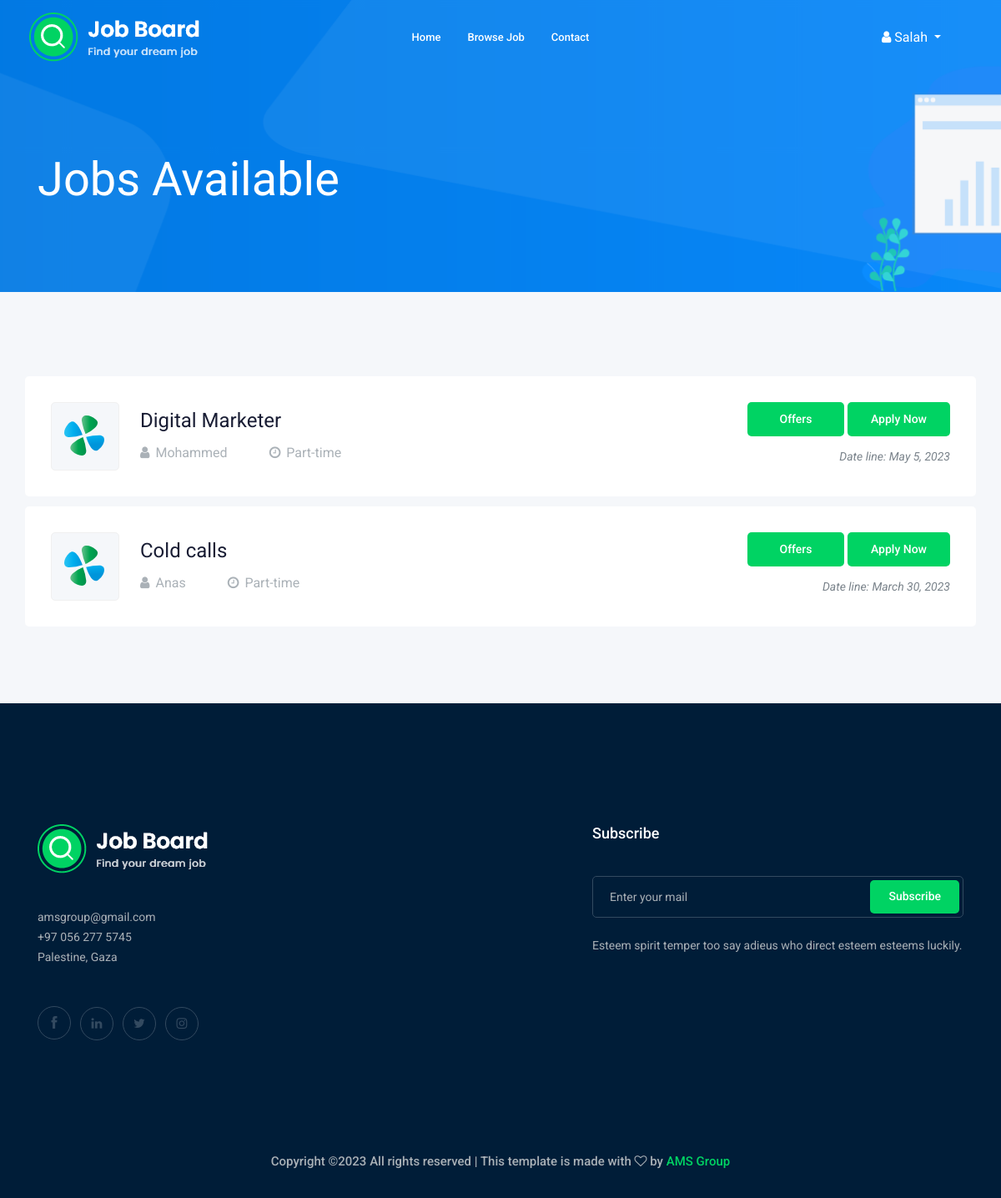
The app's page /home/Marketing/ (signed in) with its own data.
### job/models.py (models this page shows, shortened)
class job(models.Model):
    title = models.CharField(max_length=30)
    description = models.TextField(max_length=6000)
    created_at = models.DateTimeField(auto_now_add=True)
    deadline = models.DateTimeField()
    salary = models.FloatField(blank=True)
    category = models.ForeignKey(category, on_delete=models.CASCADE)
    created_by = models.ForeignKey(customer, on_delete=models.CASCADE)
    cover = models.ImageField(upload_to="img/post/", null=True)
    job_nature = models.CharField(max_length=30, null=True)

class customer(models.Model):
    user = models.OneToOneField(User, on_delete=models.CASCADE)
    card = models.IntegerField()
    country = models.CharField(max_length=100)
    image = models.ImageField(upload_to="img/customer/", null=True)
    def __str__(self):
        return str(self.user.username)

### job/views.py (the view)
# urls.py: path('home/<str:c>/', views.all_jobs, name="all_jobs"),
@login_required
def all_jobs(request,c):
    alljobs=categorys.objects.all()
    job = jobs.objects.order_by('-id')[:5]
    alljobs = jobs.objects.filter(
        category__name__contains=c)
    context = {
                "alljobs":alljobs,
                "job": job,
            }
    return render(request,"pages/a.html",context)

### templates/pages/a.html (shortened to what this page needs)
{% extends 'base.html' %}
{% load static %}
{% block header %}{% include "includes/header.html" %}{% endblock %}
{% block content %}
    <div class="bradcam_area bradcam_bg_1">
        <div class="container">
            <div class="row">
                <div class="col-xl-12">
                    <div class="bradcam_text">
                        <h3>Jobs Available</h3>
                    </div>
                </div>
            </div>
        </div>
    </div>
    <div class="job_listing_area plus_padding">
        <div class="container">
            <div class="row">
                <div class="col-lg-25">
                    <div class="job_lists m-0">
                        <div class="row">
                            {% for job in alljobs %}
                                <div class="col-lg-12 col-md-12">
                                    <div class="single_jobs white-bg d-flex justify-content-between">
                                        <div class="jobs_left d-flex align-items-center">
                                            <div class="thumb">
                                                <img src="{% static 'img/1.svg' %}" alt="">
                                            </div>
                                            <div class="jobs_conetent">
                                                <h4>{{job.title}}</h4>
                                                <div class="links_locat d-flex align-items-center">
                                                    <div class="location">
                                                        <p> <i class="fa fa-user"></i>{{job.created_by}}</p>
                                                    </div>
                                                    <div class="location">
                                                        <p> <i class="fa fa-clock-o"></i>{{ job.job_nature }}</p>
                                                    </div>
                                                </div>
                                            </div>
                                        </div>
                                        <div class="jobs_right">
                                            <div class="apply_now">
                                                <a href="{% url 'offers' job.id %}" class="boxed-btn3">&nbsp;&nbsp; Offers &nbsp;&nbsp;</a>
                                                <a href="{% url 'job_details' job.pk %}" class="boxed-btn3">Apply Now</a>
                                            </div>
                                            <div class="date">
                                                <p>Date line: {{job.deadline.date}}</p>
                                            </div>
                                        </div>
                                    </div>
                                </div>
                            {% endfor %}
                        </div>
                    </div>
                </div>
            </div>
        </div>
    </div>
{% endblock %}
{% block footer %}
    {% include "includes/footer.html" %}
{% endblock  %}

### templates/includes/header.html (shortened to what this page needs)
{% load static %}
<header>
    <div class="header-area">
        <div id="sticky-header" class="main-header-area">
            <div class="container-fluid ">
                <div class="header_bottom_border">
                    <div class="row align-items-center">
                        <div class="col-xl-3 col-lg-2">
                            <div class="logo">
                                <a href="{% url 'index' %}">
                                    <img src="{% static 'img/logo.png' %}" alt="">
                                </a>
                            </div>
                        </div>
                        <div class="col-xl-6 col-lg-7">
                            <div class="main-menu  d-none d-lg-block">
                                <nav>
                                    <ul id="navigation">
                                        <li><a href="{% url 'index' %}">home</a></li>
                                        <li><a href="{% url 'browse_more_job' %}">Browse Job</a></li>
                                        <li><a href="#footer">Contact</a></li>
                                    </ul>
                                </nav>
                            </div>
                        </div>
                        {% if user.is_authenticated %}
                            <ul class="navbar-nav ml-auto mr-5 ">
                                <li class="nav-item dropdown">
                                    <a class="nav-link dropdown-toggle text-white p-1" href="#" id="userMenu" data-toggle="dropdown" aria-haspopup="true" aria-expanded="false">
                                        <i class="fa fa-user"></i> {{ user.username }}
                                    </a>
                                </li>
                            </ul>
                        {% endif %}
                        <div class="col-12">
                        </div>
                    </div>
                </div>
            </div>
        </div>
    </div>
</header>

### records on screen
job: title "Digital Marketer", created_by "Mohammed", job_nature "Part-time", deadline "May 5, 2023"
job: title "Cold calls", created_by "Anas", job_nature "Part-time", deadline "March 30, 2023"

### other values on screen
{{ user.username }} "Salah"
